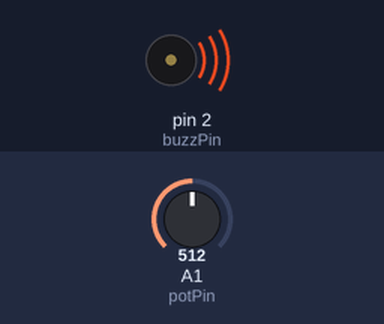
A sketch run on a simulated Arduino Uno, built with avr-gcc and run on an emulated ATmega328P. Parts: buzzer (waves = sounding). The inputs (shaded band) are chosen by the test bench; at power-on: A1 (potPin) = 512. What the sketch prints to the serial monitor is not drawn.

Above: at 0.1 s.
Timing chart, 0 to 1.6 s (numbered marks = the images above):
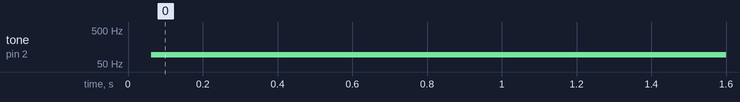

Measured:
- by itself, tone on pin 2 (buzzPin): silent → 95 Hz at 0.06 s

The sketch:

potentiometer_control_tune_buzz.ino
```cpp
int buzzPin=2;
int dt1=1;
int dt2=2;
int i;
float potVal;
int potPin=A1;
void setup() {
  // put your setup code here, to run once:
  Serial.begin(9600);
  pinMode(buzzPin, OUTPUT);
  pinMode(potPin,INPUT);

}

void loop() {
  // put your main code here, to run repeatedly:
  potVal=analogRead(potPin);
  Serial.println(potVal);

  digitalWrite(buzzPin,HIGH);
  delay(potVal/100);
  digitalWrite(buzzPin,LOW);
  delay(potVal/100);


}
```
